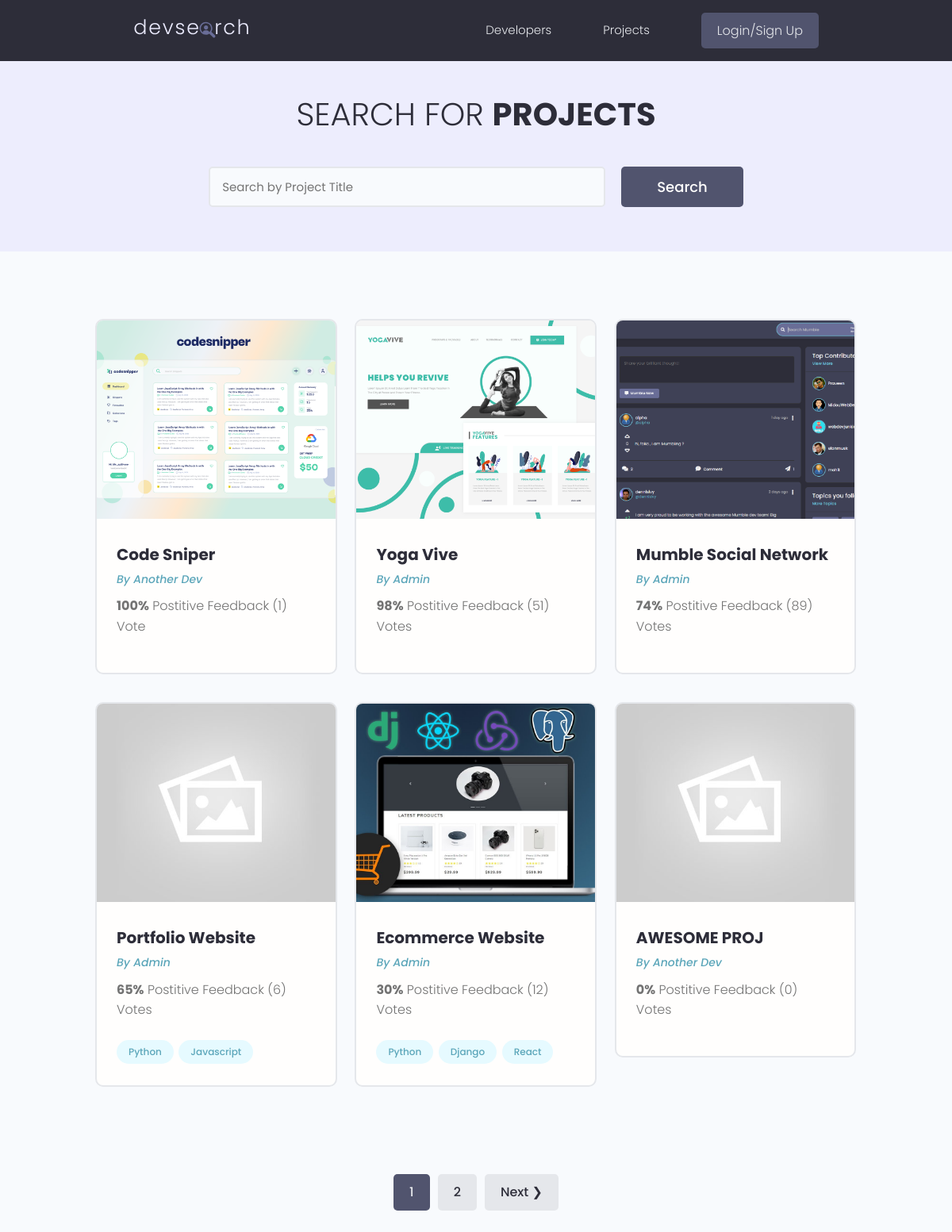
The app's page /projects/, older data.
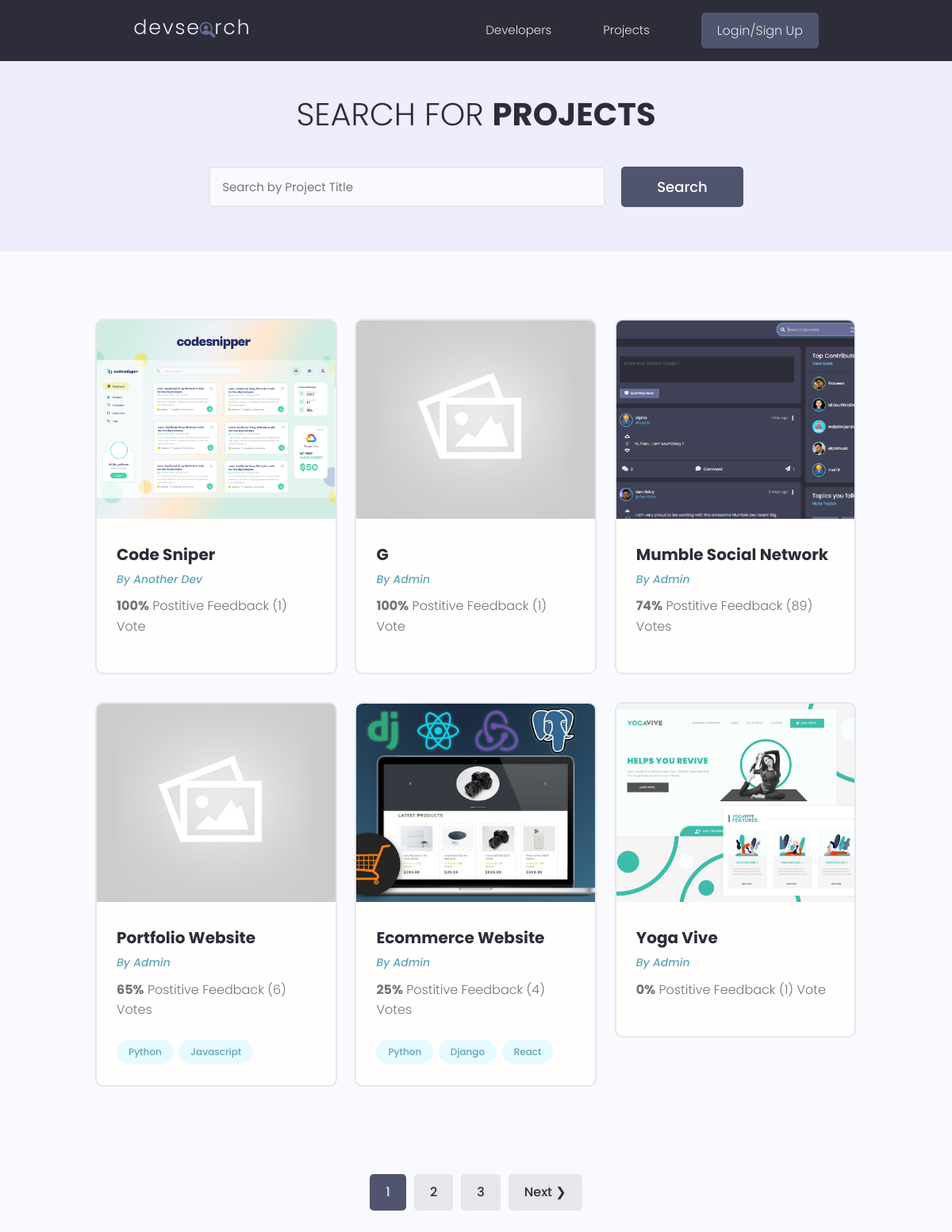
The same page, newer data.
### projects/models.py (models this page shows, shortened)
class Project(models.Model):
    owner = models.ForeignKey(Profile, null=True, blank=True, on_delete=models.SET_NULL)
    title = models.CharField(max_length=200)
    description = models.TextField(null=True, blank=True)
    featured_image = models.ImageField(null=True, blank=True, default="default.jpg")
    demo_link = models.CharField(max_length=2000, null=True, blank=True)
    source_link = models.CharField(max_length=2000, null=True, blank=True)
    tags = models.ManyToManyField(Tag, blank=True)
    vote_total = models.IntegerField(default=0, null=True, blank=True)
    vote_ratio = models.IntegerField(default=0, null=True, blank=True)
    created = models.DateTimeField(auto_now_add=True)
    id = models.UUIDField(default=uuid.uuid4, unique=True, primary_key=True, editable=False)
    class Meta:
        ordering = ['-vote_ratio', '-vote_total']

class Tag(models.Model):
    name = models.CharField(max_length=200)
    created = models.DateTimeField(auto_now_add=True)
    id = models.UUIDField(default=uuid.uuid4, unique=True, primary_key=True, editable=False)
    def __str__(self):
        return self.name

### users/models.py (models this page shows, shortened)
class Profile(models.Model):
    user = models.OneToOneField(User, on_delete=models.CASCADE, null=True, blank=True)
    username = models.CharField(max_length=200, blank=True, null=True)
    location = models.CharField(max_length=200, blank=True, null=True)
    name = models.CharField(max_length=200, blank=True, null=True)
    email = models.EmailField(max_length=500, blank=True, null=True)
    short_intro = models.CharField(max_length=200, blank=True, null=True)
    bio = models.TextField(blank=True, null=True)
    profile_image = models.ImageField(null=True, blank=True, upload_to='profiles/', default='profiles/user-default.png')
    social_github = models.CharField(max_length=200, blank=True, null=True)
    social_twitter = models.CharField(max_length=200, blank=True, null=True)
    social_linkedin = models.CharField(max_length=200, blank=True, null=True)
    social_youtube = models.CharField(max_length=200, blank=True, null=True)
    social_website = models.CharField(max_length=200, blank=True, null=True)
    created = models.DateTimeField(auto_now_add=True)
    id = models.UUIDField(default=uuid.uuid4, unique=True, primary_key=True, editable=False)

### projects/views.py (the view)
# urls.py: path('projects/', include('projects.urls')),
def projects(request):
    projects, search_query = search_projects(request)
    custom_range, projects = paginate_util.paginate(request, projects, 6)
    context = {
        'projects': projects,
        'search_query': search_query,
        'custom_range': custom_range
    }
    return render(request, 'projects/projects.html', context)

### projects/utils.py (called while the page is built)
def search_projects(request):
    search_query = ''
    if request.GET.get('search_query'):
        search_query = request.GET.get('search_query')
    tags = Tag.objects.filter(name__icontains=search_query)
    projects = Project.objects.distinct().filter(
        Q(title__icontains=search_query) |
        Q(description__icontains=search_query) |
        Q(owner__name__icontains=search_query) |
        Q(tags__in=tags)
    )
    return projects, search_query

### utils/paginate_util.py (called while the page is built)
def paginate(request, objects, results):
    page = request.GET.get('page') or 1
    page = int(page)
    paginator = Paginator(objects, results)
    try:
        objects = paginator.page(page)
    except EmptyPage:
        page = paginator.num_pages
        objects = paginator.page(page)
    left_index = (page - 4)
    if left_index < 1:
        left_index = 1
    right_index = page + 5
    if right_index > paginator.num_pages:
        right_index = paginator.num_pages + 1
    custom_range = range(left_index, right_index)
    return custom_range, objects

### projects/templates/projects/projects.html (shortened to what this page needs)
{% extends 'main.html' %}
{% block content %}
<main class="projects">
    <section class="hero-section text-center">
        <div class="container container--narrow">
            <div class="hero-section__box">
                <h2>Search for <span>Projects</span></h2>
            </div>
            <div class="hero-section__search">
                <form class="form" action="" method="get" id="search-form">
                    <div class="form__field">
                        <input class="input input--text" id="formInput#search" type="text" name="search_query"
                               placeholder="Search by Project Title" value="{{search_query}}"/>
                    </div>
                    <input class="btn btn--sub btn--lg" type="submit" value="Search"/>
                </form>
            </div>
        </div>
    </section>
    <section class="projectsList">
        <div class="container">
            <div class="grid grid--three">
                {% for project in projects %}
                <div class="column">
                    <div class="card project">
                        <a href="{% url 'project' project.id %}" class="project">
                            <img class="project__thumbnail" src="{{ project.featured_image.url }}"
                                 alt="project thumbnail"/>
                            <div class="card__body">
                                <h3 class="project__title">{{ project.title }}</h3>
                                <p>
                                    <a class="project__author" href="{% url 'user-profile' project.owner.id %}">
                                        By {{ project.owner.name }}
                                    </a>
                                </p>
                                <p class="project--rating">
                                    <span style="font-weight: bold;">{{ project.vote_ratio }}%</span> Postitive
                                    Feedback ({{ project.vote_total }}) Vote{{project.vote_total|pluralize:'s'}}
                                </p>
                                <div class="project__tags">
                                    {% for tag in project.tags.all %}
                                    <span class="tag tag--pill tag--main">
                                      <small>{{ tag }}</small>
                                    </span>
                                    {% endfor %}
                                </div>
                            </div>
                        </a>
                    </div>
                </div>
                {% endfor %}
            </div>
        </div>
    </section>
    {% include 'pagination.html' with queryset=projects custom_range=custom_range %}
</main>
{% endblock content %}

Row changes from the older to the newer data that the page shows:
no longer on this page (row unchanged): Project: featured_image (placeholder picture), title "AWESOME PROJ", owner.name "Another Dev", vote_ratio "0", vote_total "0"
added Project: featured_image (placeholder picture), title "G", owner.name "Admin", vote_ratio "100", vote_total "1"
changed Project "Ecommerce Website": vote_ratio "30" → "25"; vote_total "12" → "4"
changed Project "Yoga Vive": vote_ratio "98" → "0"; vote_total "51" → "1"; moves down the list
Text that changed along with them:
new list line: "3"
